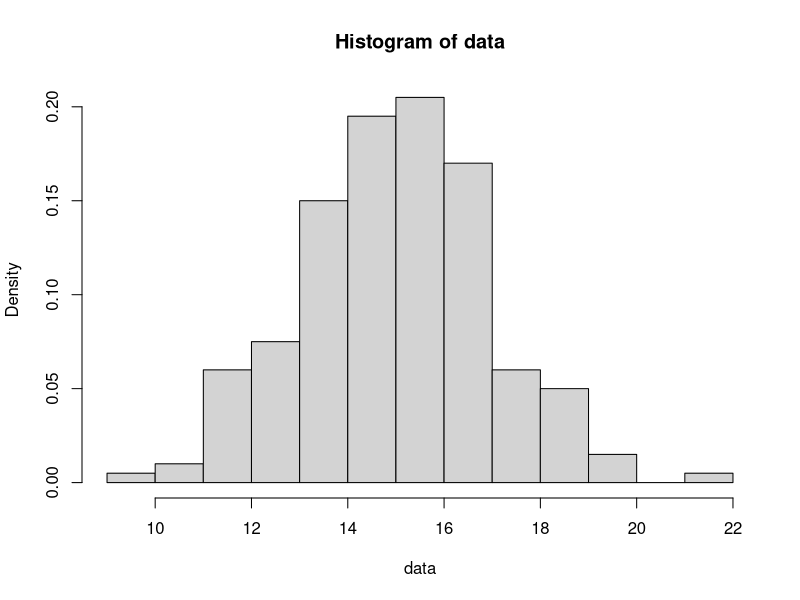
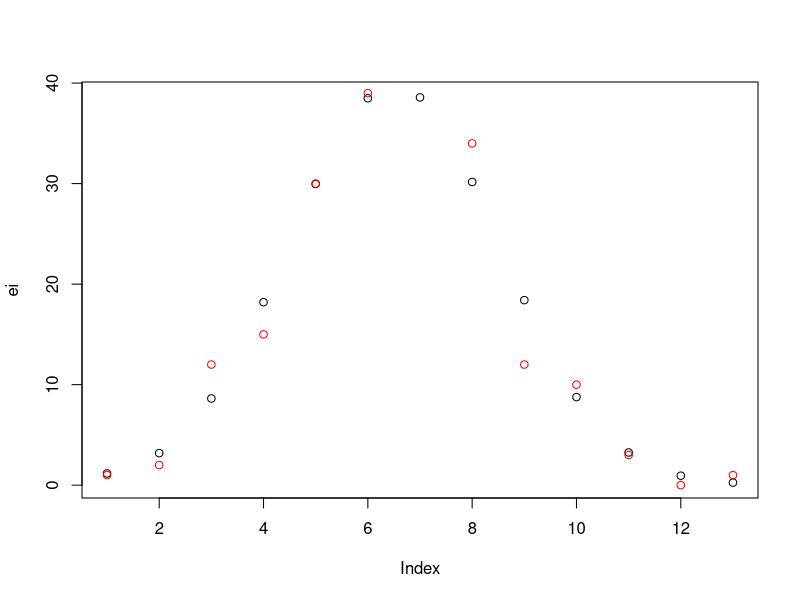

Write the R code that produced these figures, in order.
# godness fit example
rm(list = ls()) #remove varialble in enviroment

count <- 200
data  <- rnorm(count, 15, 2)
(data.m <- mean(data))
(data.s <- sd(data))

(data.h <- hist(data, freq = F)) #very useful function to generate histogram object

data.b <- data.h$breaks
data.b[1] <- -Inf             #first element substitute with -infinity
data.b[length(data.b)] <- Inf #last element substitute with +infinity
ei <- diff(pnorm(data.b, data.m, data.s)) * count

plot(ei)
points(data.h$counts, col = "red")

(chi <- sum((data.h$counts - ei)**2 / ei))
pchisq(chi, df = 7)

#Kolmogrov-Smirnov Test
ks.test(data, "pnorm", mean = data.m, sd = data.s)
#Shapiro-Wilk test
shapiro.test(data)
